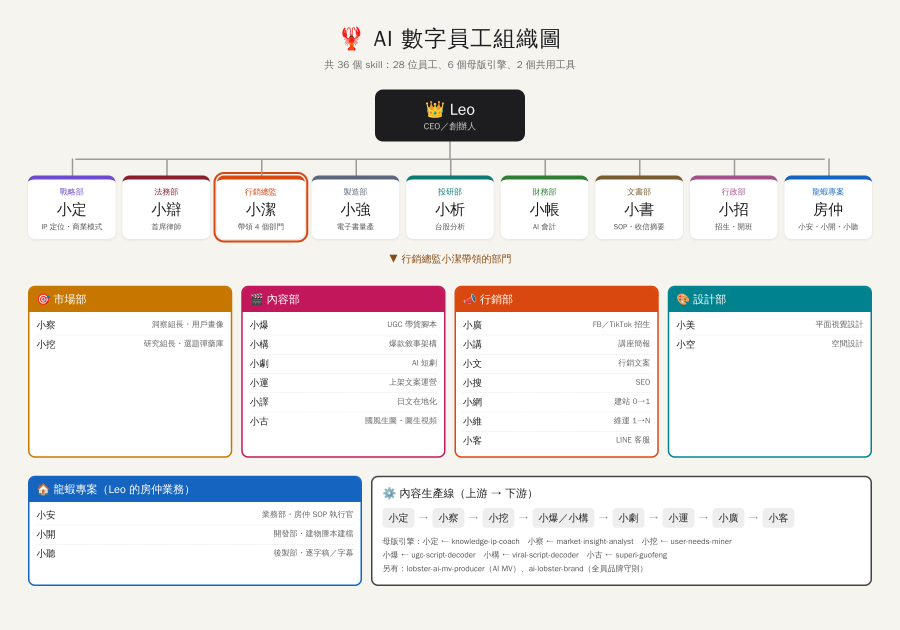
#> input picture 員工組織圖.png, 3600 x 2520 px (shown at 1/4 size)
$ python -i build_mv_v2.py   (imports and definitions only)
#> lines starting #> are read from the running program, lines starting #| are printed output that depends on the picture
#!/usr/bin/env python3
# -*- coding: utf-8 -*-
"""
MV 合成引擎 v2（16:9 或 9:16）— 從已驗證的 build_mv_16x9.py 移植，管線與踩雷修法照抄。

比 build_mv_16x9.py 多的四件事：
  1. --aspect 切 16x9（1920×1080）/ 9x16（1080×1920）。橫幅素材塞直幅時不硬裁滿版
     （16:9 硬塞 9:16 只剩中間 32% 寬，室內照空間感全失），改成「中央輕裁成 4:3 置中
     ＋同張圖模糊壓暗當底」，只犧牲左右各 12.5%，上下模糊帶正好放標題與字幕。
  2. logo 可選（--no-logo）：不是每條品牌線都有 logo 圖檔，缺圖時純文字排版。
  3. --silent 出純畫面版，音檔還沒到就能先看節奏。
  4. 字幕與圖卡文字過寬自動降字級；素材只整備分鏡真的用到的，不整包 glob。

用法：
    python3 build_mv_v2.py --assets DIR --storyboard sb.json --aspect 16x9 \
        --music DIR/music/x.mp3 --out ~/Desktop/成片.mp4 --no-logo

素材命名契約同 16:9 版：photos/<檔名含副檔名>、ai_images/<檔名不含副檔名>、cards 走 storyboard。

踩雷備忘（沿用，勿改）：
  ・concat 不能 -c copy（timestamp 亂掉 → overlay enable 失效 → 字幕整片消失）
  ・PIL 不支援 emoji → logo 一律用 PNG paste
  ・繁體大字用 Songti TC（SC 版缺繁體字會渲染成空白）
  ・Songti.ttc 在 /System/Library/Fonts/Supplemental/，不在 /System/Library/Fonts/
"""
import argparse, json, subprocess, sys
from pathlib import Path
from PIL import Image, ImageDraw, ImageFont, ImageOps, ImageFilter, ImageEnhance

SKILL_DIR = Path(__file__).resolve().parent.parent
ASPECTS = {"16x9": (1920, 1080), "9x16": (1080, 1920)}
W, H, FPS = 1920, 1080, 30      # main() 依 --aspect 覆寫 W/H
FG_ASPECT = 1.15         # 直幅片：橫幅素材中央裁成這個寬高比再置中（--fg-aspect 可調）。
                         # 4/3 主體只佔畫面 42%、上下黑帶過厚；1.15 撐到約一半，
                         # 代價是左右各多裁 18%，室內廣角照還吃得住。
NO_BLUR = False          # --no-blur：letterbox 底用黑金漸層取代照片模糊
SS = 2                   # 超採樣倍率 — 運鏡抖動的解法，見 make_clip()

FONT_CANDIDATES = [
    "/System/Library/Fonts/Supplemental/Songti.ttc",
    "/System/Library/Fonts/Songti.ttc",
]
IDX_TC_BOLD = 2          # Songti TC Bold

GOLD, WHITE, DIM = (232, 183, 74), (255, 255, 255), (184, 189, 199)
COLORS = {"GOLD": GOLD, "WHITE": WHITE, "DIM": DIM}

FONT_TC = None           # main() 裡填


# [5 lines left out: function resolve_font, not called in this run]


def font(size):
    return ImageFont.truetype(FONT_TC, size, index=IDX_TC_BOLD)


# ───────────────────────── 字型缺字防呆 ─────────────────────────
# [13 lines left out: functions _glyph_bitmap, check_glyphs, not called in this run]


# ───────────────────────── 素材整備 ─────────────────────────
def prep(src: Path, dst: Path):
    """整成 SS 倍尺寸滿版（手機照先做方向校正），再放大 1.25 倍留給 zoompan 裁切空間。
    存這麼大是因為運鏡在 SS 倍空間跑（見 make_clip），素材不夠大會被放糊。
    直幅片另走 letterbox：橫幅素材硬裁成 9:16 會失去室內空間感，改中央輕裁 4:3 置中，
    同張圖模糊壓暗鋪底。"""
#> called with src = '../../../../員工組織圖.png', dst = 'out.png'
    im = ImageOps.exif_transpose(Image.open(src)).convert("RGB")
#> im is the input picture: PIL image 3600x2520 RGB; mean R, G, B 234.8, 232, 230
    cw, ch = int(W * SS * 1.25), int(H * SS * 1.25)
    # 素材比例跟畫面夠接近就直接滿版 — 原生直幅素材放進直幅片也走這條，
    # 不然會被當成「橫塞直」裁掉上下再補模糊邊，白白毀掉素材。
    if 0.72 <= (im.width / im.height) / (W / H) <= 1.38:
        ImageOps.fit(im, (cw, ch), Image.LANCZOS).save(dst)
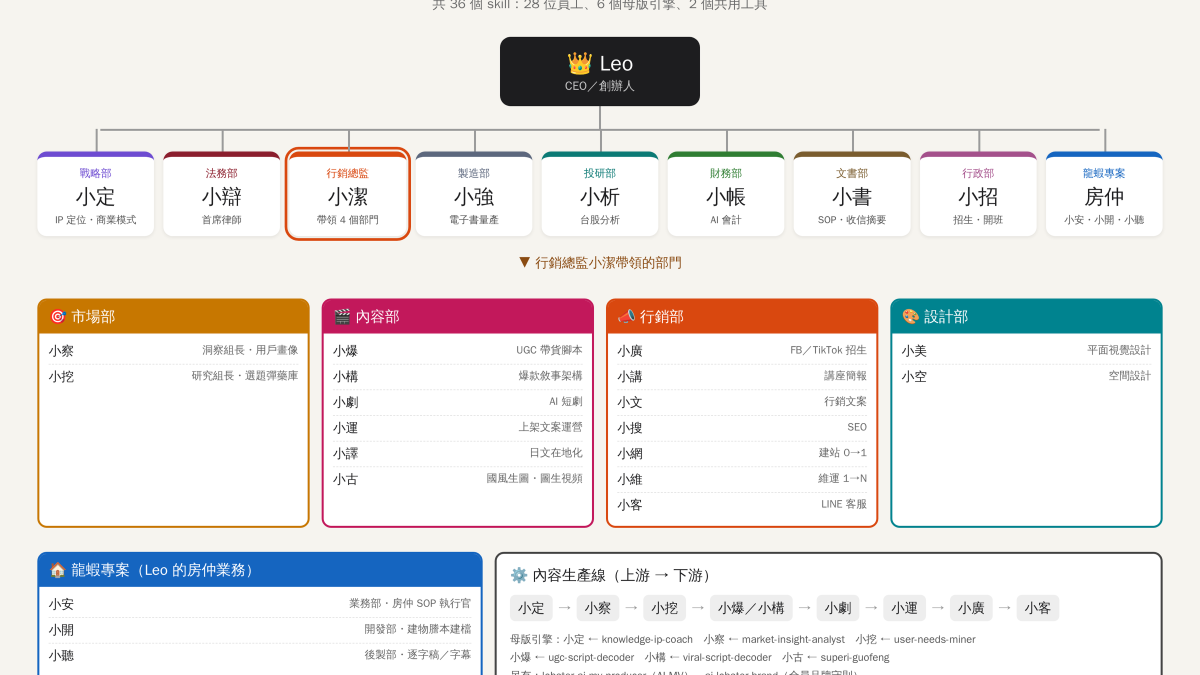
#> saved as out.png: PIL image 4800x2700 RGB (shown at 1/4 size); mean R, G, B 232.9, 229.8, 228.3
        return dst
    if NO_BLUR:     # Leo 不要直式片霧化：底改用品牌黑金漸層，不拿照片模糊鋪底
        bg = bg_gradient("blackgold").resize((cw, ch), Image.BICUBIC)
    else:
        bg = ImageOps.fit(im, (cw, ch), Image.LANCZOS).filter(ImageFilter.GaussianBlur(48 * SS))
        bg = ImageEnhance.Brightness(bg).enhance(0.40)
    fgh = int(cw / FG_ASPECT)
    fg = ImageOps.fit(im, (cw, fgh), Image.LANCZOS)
    bg.paste(fg, (0, (ch - fgh) // 2))
    bg.save(dst)
    return dst


# [99 lines left out: functions bg_gradient, paste_logo, centered, fit_font, card, watermark_png and 1 more, not called in this run]


# ───────────────────────── 運鏡 ─────────────────────────
# 幅度刻意壓小、平移只走可移動範圍的中間 60%（不貼邊）：
# 短鏡頭配大幅度會晃，滑順感來自「慢而穩」，不是走得遠。
MOTION = {
    "in":       ("1+0.16*on/{N}",    "iw/2-(iw/zoom/2)",              "ih/2-(ih/zoom/2)"),
    "out":      ("1.16-0.16*on/{N}", "iw/2-(iw/zoom/2)",              "ih/2-(ih/zoom/2)"),
    "in_left":  ("1+0.14*on/{N}",    "(iw-iw/zoom)*(0.8-0.6*on/{N})", "ih/2-(ih/zoom/2)"),
    "in_right": ("1+0.14*on/{N}",    "(iw-iw/zoom)*(0.2+0.6*on/{N})", "ih/2-(ih/zoom/2)"),
    "in_up":    ("1+0.14*on/{N}",    "iw/2-(iw/zoom/2)",              "(ih-ih/zoom)*(0.8-0.6*on/{N})"),
    "in_down":  ("1+0.14*on/{N}",    "iw/2-(iw/zoom/2)",              "(ih-ih/zoom)*(0.2+0.6*on/{N})"),
    "slow":     ("1+0.06*on/{N}",    "iw/2-(iw/zoom/2)",              "ih/2-(ih/zoom/2)"),
}


# [176 lines left out: functions run, make_clip, preflight, verify_subs, main, not called in this run]


# [2 lines not run here, left out]

>>> result = prep('../../../../員工組織圖.png', 'out.png')
